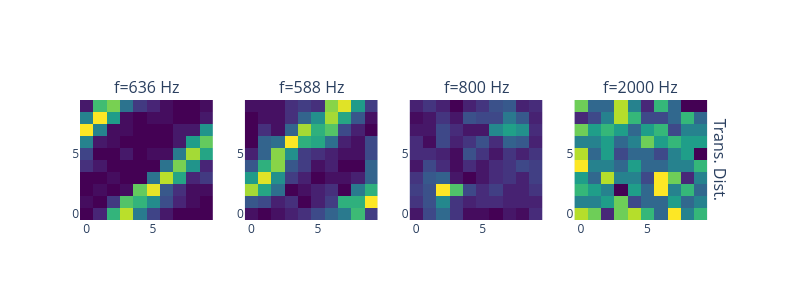

Here is the notebook cell this chart was saved with:
### Code cell
f_list = [636, 588, 800, 2000]
Q=10
F, T, Sxx, phase = ut.calc_spectrogram(data, fs, nperseg=fft_nperseg, percent_overlap=percent_overlap, window=window, remove_dc=remove_dc)

fig = make_subplots(rows=1, cols=len(f_list), column_titles=[f"f={f} Hz" for f in f_list], row_titles=["Trans. Dist."])
for ix, f in enumerate(f_list, start=1):
    f_ix = np.argmin(np.abs(F - f))
    f_phase = phase[f_ix, :]

    # distribution of traqnsitions
    x_transitions = ut.get_s2g(f_phase, n_levels=Q)
    fig.add_trace(go.Heatmap(z=x_transitions, colorscale='Viridis', showscale=False), row=1, col=ix)

    final_score, radial_cv, max_gap_penalty = calculate_index_agnostic_circularity(x_transitions)
    print(f"f={f} Hz, score={final_score.round(3)}, radial_cv={radial_cv.round(3)}, max_gap_penalty={max_gap_penalty.round(3)}")
fig.update_layout(height=300, width=800)
# fig.write_image("/Users/itamarmerfeld/Projects/UATR/results/phase_distribution_analysis.pdf")
fig.show()

### Figure 1 — Plotly figure (JSON) as saved in the notebook; plotly's stock layout.template omitted (floating-point values rounded to 4 significant figures)
{"data": [{"colorscale": [[0, "#440154"], [0.1111, "#482878"], [0.2222, "#3e4989"], [0.3333, "#31688e"], [0.4444, "#26828e"], [0.5556, "#1f9e89"], [0.6667, "#35b779"], [0.7778, "#6ece58"], [0.8889, "#b5de2b"], [1, "#fde725"]], "showscale": false, "type": "heatmap", "xaxis": "x", "yaxis": "y", "z": [[0, 3, 19, 26, 12, 6, 2, 0, 0, 0], [1, 0, 5, 21, 19, 14, 7, 3, 1, 0], [0, 1, 0, 1, 22, 28, 8, 4, 1, 1], [0, 0, 1, 0, 0, 11, 26, 17, 3, 5], [4, 2, 0, 0, 0, 0, 11, 23, 15, 3], [6, 0, 0, 2, 0, 1, 1, 12, 25, 17], [13, 2, 1, 0, 0, 0, 0, 2, 16, 22], [29, 13, 1, 1, 0, 0, 0, 2, 2, 15], [13, 29, 16, 1, 0, 1, 1, 0, 0, 2], [2, 20, 23, 11, 5, 3, 1, 0, 0, 1]]}, {"colorscale": [[0, "#440154"], [0.1111, "#482878"], [0.2222, "#3e4989"], [0.3333, "#31688e"], [0.4444, "#26828e"], [0.5556, "#1f9e89"], [0.6667, "#35b779"], [0.7778, "#6ece58"], [0.8889, "#b5de2b"], [1, "#fde725"]], "showscale": false, "type": "heatmap", "xaxis": "x2", "yaxis": "y2", "z": [[1, 0, 1, 2, 3, 5, 7, 9, 15, 4], [6, 5, 2, 3, 0, 2, 4, 14, 14, 22], [19, 13, 8, 0, 1, 2, 3, 0, 9, 14], [12, 21, 11, 4, 2, 0, 1, 1, 2, 7], [6, 14, 18, 6, 4, 1, 2, 0, 0, 7], [2, 7, 18, 11, 4, 3, 2, 1, 1, 5], [0, 7, 8, 22, 14, 13, 8, 2, 1, 5], [0, 3, 1, 7, 19, 14, 16, 5, 2, 0], [0, 1, 1, 3, 7, 11, 19, 13, 6, 1], [1, 1, 1, 3, 4, 3, 18, 21, 12, 4]]}, {"colorscale": [[0, "#440154"], [0.1111, "#482878"], [0.2222, "#3e4989"], [0.3333, "#31688e"], [0.4444, "#26828e"], [0.5556, "#1f9e89"], [0.6667, "#35b779"], [0.7778, "#6ece58"], [0.8889, "#b5de2b"], [1, "#fde725"]], "showscale": false, "type": "heatmap", "xaxis": "x3", "yaxis": "y3", "z": [[3, 8, 12, 6, 2, 2, 1, 3, 2, 5], [6, 9, 16, 6, 4, 5, 5, 4, 4, 4], [7, 9, 33, 24, 8, 5, 7, 4, 4, 6], [6, 10, 11, 3, 1, 3, 5, 6, 4, 7], [3, 8, 5, 2, 5, 3, 5, 6, 8, 7], [5, 5, 4, 2, 9, 6, 3, 6, 4, 6], [5, 2, 8, 4, 6, 9, 5, 11, 10, 4], [3, 3, 8, 5, 3, 3, 16, 19, 17, 5], [2, 3, 6, 3, 9, 8, 8, 14, 10, 4], [4, 6, 4, 1, 4, 6, 9, 10, 4, 5]]}, {"colorscale": [[0, "#440154"], [0.1111, "#482878"], [0.2222, "#3e4989"], [0.3333, "#31688e"], [0.4444, "#26828e"], [0.5556, "#1f9e89"], [0.6667, "#35b779"], [0.7778, "#6ece58"], [0.8889, "#b5de2b"], [1, "#fde725"]], "showscale": false, "type": "heatmap", "xaxis": "x4", "yaxis": "y4", "z": [[10, 9, 3, 9, 10, 8, 5, 11, 6, 8], [6, 6, 7, 9, 4, 5, 5, 7, 5, 6], [8, 7, 6, 2, 7, 5, 11, 6, 8, 5], [7, 5, 10, 6, 6, 4, 11, 9, 3, 6], [11, 6, 6, 5, 7, 5, 5, 6, 6, 8], [10, 5, 7, 4, 5, 5, 4, 6, 7, 2], [6, 6, 7, 5, 6, 9, 7, 8, 7, 7], [9, 7, 8, 7, 5, 7, 8, 4, 6, 6], [3, 4, 6, 10, 8, 4, 4, 5, 8, 5], [9, 5, 5, 10, 6, 3, 8, 5, 2, 2]]}], "layout": {"annotations": [{"font": {"size": 16}, "showarrow": false, "text": "f=636 Hz", "x": 0.1037, "xanchor": "center", "xref": "paper", "y": 1, "yanchor": "bottom", "yref": "paper"}, {"font": {"size": 16}, "showarrow": false, "text": "f=588 Hz", "x": 0.3612, "xanchor": "center", "xref": "paper", "y": 1, "yanchor": "bottom", "yref": "paper"}, {"font": {"size": 16}, "showarrow": false, "text": "f=800 Hz", "x": 0.6188, "xanchor": "center", "xref": "paper", "y": 1, "yanchor": "bottom", "yref": "paper"}, {"font": {"size": 16}, "showarrow": false, "text": "f=2000 Hz", "x": 0.8762, "xanchor": "center", "xref": "paper", "y": 1, "yanchor": "bottom", "yref": "paper"}, {"font": {"size": 16}, "showarrow": false, "text": "Trans. Dist.", "textangle": 90, "x": 0.98, "xanchor": "left", "xref": "paper", "y": 0.5, "yanchor": "middle", "yref": "paper"}], "height": 300, "width": 800, "xaxis": {"anchor": "y", "domain": [0, 0.2075]}, "xaxis2": {"anchor": "y2", "domain": [0.2575, 0.465]}, "xaxis3": {"anchor": "y3", "domain": [0.515, 0.7225]}, "xaxis4": {"anchor": "y4", "domain": [0.7725, 0.98]}, "yaxis": {"anchor": "x", "domain": [0, 1]}, "yaxis2": {"anchor": "x2", "domain": [0, 1]}, "yaxis3": {"anchor": "x3", "domain": [0, 1]}, "yaxis4": {"anchor": "x4", "domain": [0, 1]}}}
